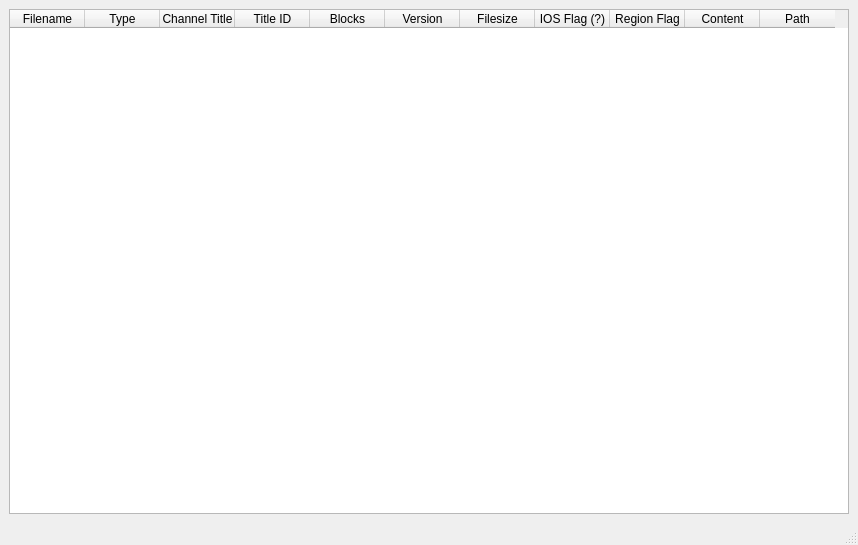
<?xml version="1.0" encoding="UTF-8"?>
<ui version="4.0">
 <class>MainWindow</class>
 <widget class="QMainWindow" name="MainWindow">
  <property name="geometry">
   <rect>
    <x>0</x>
    <y>0</y>
    <width>858</width>
    <height>545</height>
   </rect>
  </property>
  <property name="windowTitle">
   <string>ShowMiiWADs-Py</string>
  </property>
  <widget class="QWidget" name="centralwidget">
   <layout class="QVBoxLayout" name="verticalLayout_2">
    <item>
     <layout class="QVBoxLayout" name="main_layout">
      <item>
       <widget class="QTableWidget" name="tableWidget">
        <attribute name="horizontalHeaderCascadingSectionResizes">
         <bool>false</bool>
        </attribute>
        <attribute name="horizontalHeaderDefaultSectionSize">
         <number>75</number>
        </attribute>
        <column>
         <property name="text">
          <string>Filename</string>
         </property>
        </column>
        <column>
         <property name="text">
          <string>Type</string>
         </property>
        </column>
        <column>
         <property name="text">
          <string>Channel Title</string>
         </property>
        </column>
        <column>
         <property name="text">
          <string>Title ID</string>
         </property>
        </column>
        <column>
         <property name="text">
          <string>Blocks</string>
         </property>
        </column>
        <column>
         <property name="text">
          <string>Version</string>
         </property>
        </column>
        <column>
         <property name="text">
          <string>Filesize</string>
         </property>
        </column>
        <column>
         <property name="text">
          <string>IOS Flag (?)</string>
         </property>
        </column>
        <column>
         <property name="text">
          <string>Region Flag</string>
         </property>
        </column>
        <column>
         <property name="text">
          <string>Content</string>
         </property>
        </column>
        <column>
         <property name="text">
          <string>Path</string>
         </property>
        </column>
       </widget>
      </item>
     </layout>
    </item>
   </layout>
  </widget>
  <widget class="QMenuBar" name="menubar">
   <property name="geometry">
    <rect>
     <x>0</x>
     <y>0</y>
     <width>858</width>
     <height>21</height>
    </rect>
   </property>
  </widget>
  <widget class="QStatusBar" name="statusbar"/>
 </widget>
 <resources/>
 <connections/>
</ui>
